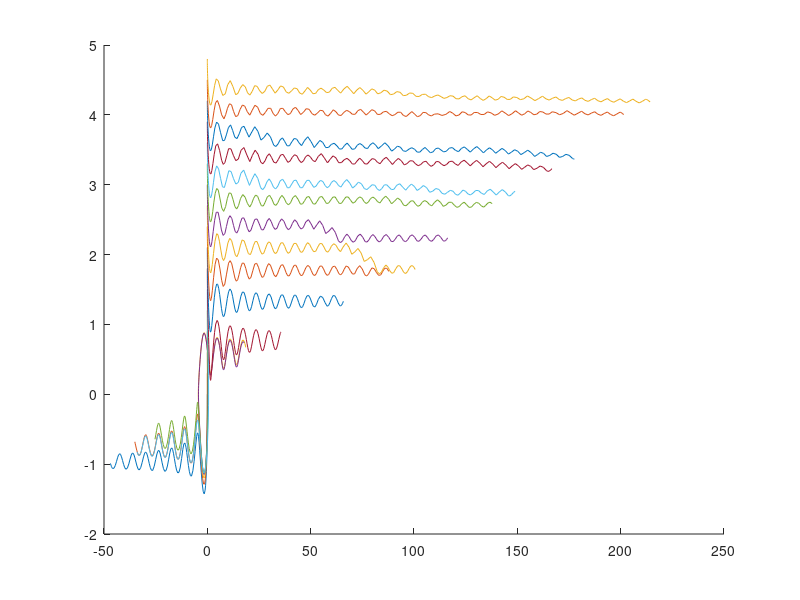

This figure's MATLAB source:
f = @(t,y) [t*y(2);-cos(y(1))];

hold on
for y20=0:0.3:5
  [ts,ys] = ode45(f,[0,10],[0;y20]);
  plot(ys(:,1),ys(:,2))
end
hold off